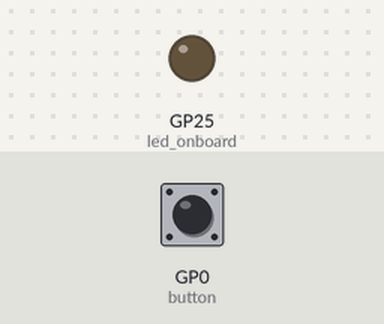
A program run on a simulated Raspberry Pi Pico running MicroPython. On the bench: output pins drawn as LEDs (lit = HIGH). Inputs (shaded band) come from the test bench; at power-on: GP0 (button) LOW.

Above: at 1.2 s.
1.3 s: GP0 (button) pulled HIGH for 1 s
At 1.8 s:
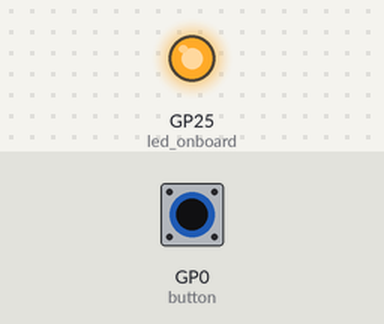
4.0 s: GP0 (button) pulled HIGH for 3.2 s
At 8.6 s:
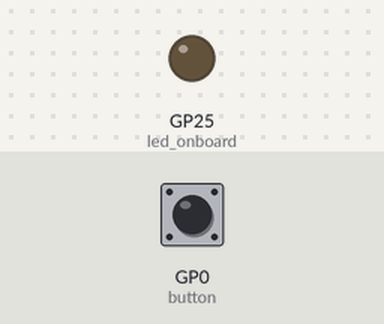
Timing chart, 0 to 10.1 s (numbered marks = the images above; inputs shaded):
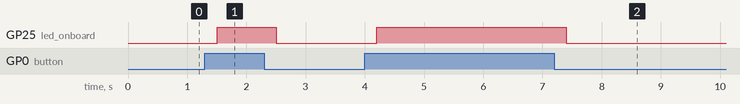

Measured:
- after the input at 1.3 s, GP25 (led_onboard): LOW → HIGH after 0.20 s, → LOW 1.0 s later
- after the input at 4.0 s, GP25 (led_onboard): LOW → HIGH after 0.20 s, → LOW 3.2 s later

The program:

debounce_method-2.py
```python
from machine import Pin
from time import ticks_ms,sleep_ms

led_onboard = Pin("LED", Pin.OUT)
button = Pin(0, Pin.IN, Pin.PULL_DOWN)

def wait_pin_change(pin):
    # wait for pin to change value
    # it needs to be stable for a continuous 20ms
    cur_value = pin.value()
    active = 0
    while active < 20:
        if pin.value() != cur_value:
            active += 1
        else:
            active = 0
        sleep_ms(10)

while True:
    wait_pin_change(button)
    led_onboard.toggle()
```
